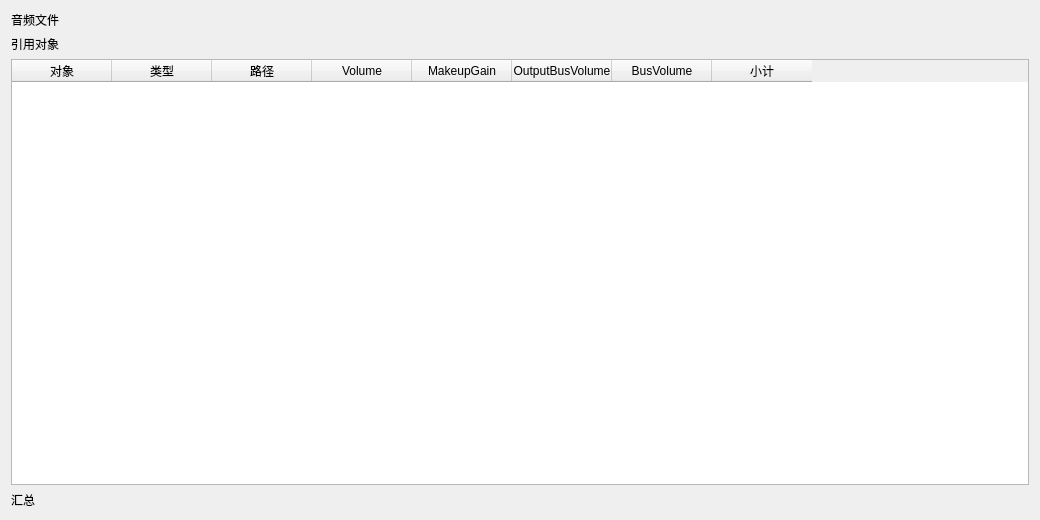
<?xml version="1.0" encoding="UTF-8"?>
<ui version="4.0">
 <class>LoudnessDetail</class>
 <widget class="QDialog" name="LoudnessDetail">
  <property name="geometry">
   <rect>
    <x>0</x>
    <y>0</y>
    <width>1040</width>
    <height>520</height>
   </rect>
  </property>
  <property name="minimumSize">
   <size>
    <width>760</width>
    <height>360</height>
   </size>
  </property>
  <property name="windowTitle">
   <string>响度调整明细</string>
  </property>
  <layout class="QVBoxLayout" name="verticalLayout">
   <item>
    <widget class="QLabel" name="lblTitle">
     <property name="text">
      <string>音频文件</string>
     </property>
     <property name="wordWrap">
      <bool>true</bool>
     </property>
    </widget>
   </item>
   <item>
    <widget class="QLabel" name="lblReferences">
     <property name="text">
      <string>引用对象</string>
     </property>
     <property name="wordWrap">
      <bool>true</bool>
     </property>
    </widget>
   </item>
   <item>
    <widget class="QTableWidget" name="tblDetails">
     <property name="editTriggers">
      <set>QAbstractItemView::DoubleClicked</set>
     </property>
     <property name="alternatingRowColors">
      <bool>true</bool>
     </property>
     <property name="selectionBehavior">
      <enum>QAbstractItemView::SelectRows</enum>
     </property>
     <column>
      <property name="text">
       <string>对象</string>
      </property>
     </column>
     <column>
      <property name="text">
       <string>类型</string>
      </property>
     </column>
     <column>
      <property name="text">
       <string>路径</string>
      </property>
     </column>
     <column>
      <property name="text">
       <string>Volume</string>
      </property>
     </column>
     <column>
      <property name="text">
       <string>MakeupGain</string>
      </property>
     </column>
     <column>
      <property name="text">
       <string>OutputBusVolume</string>
      </property>
     </column>
     <column>
      <property name="text">
       <string>BusVolume</string>
      </property>
     </column>
     <column>
      <property name="text">
       <string>小计</string>
      </property>
     </column>
    </widget>
   </item>
   <item>
    <widget class="QLabel" name="lblSummary">
     <property name="text">
      <string>汇总</string>
     </property>
     <property name="wordWrap">
      <bool>true</bool>
     </property>
    </widget>
   </item>
  </layout>
 </widget>
 <resources/>
 <connections/>
</ui>
